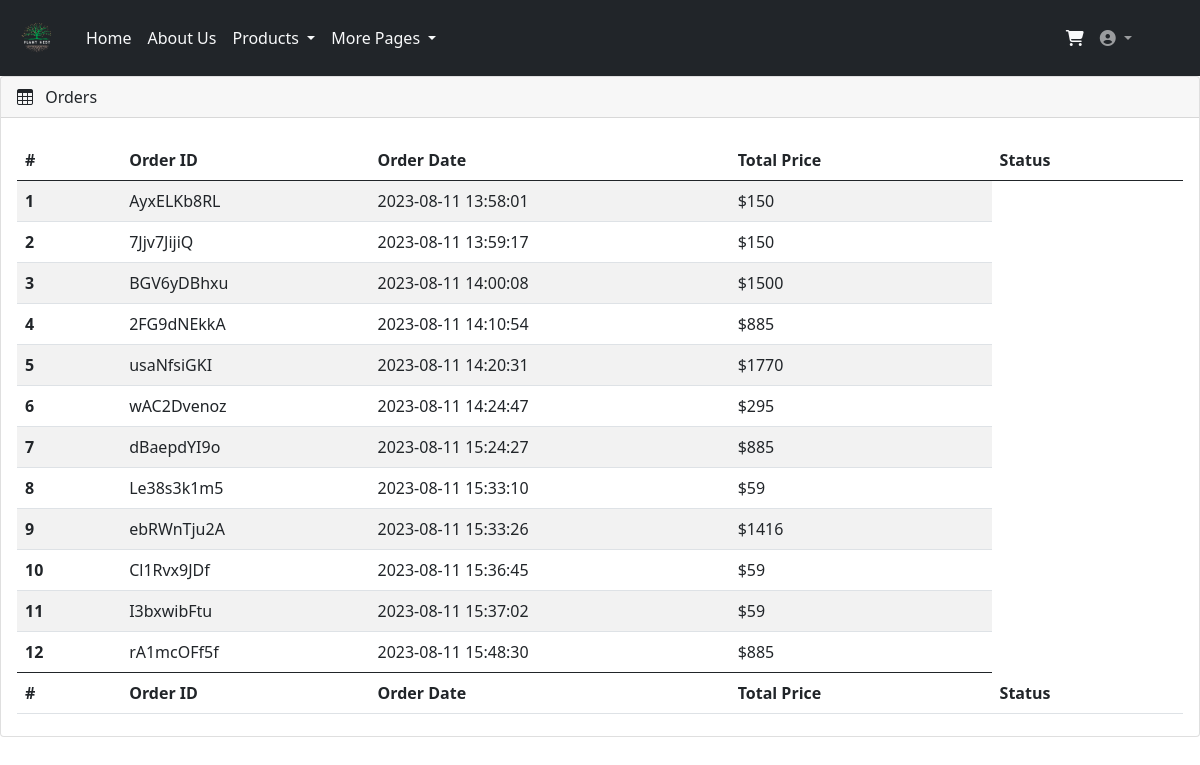
The page /user/orders/index.php (signed in) on the database its author committed.
### tables this page shows
CREATE TABLE IF NOT EXISTS `orders` (
  `order_id` int(11) NOT NULL AUTO_INCREMENT,
  `user_id` int(11) NOT NULL DEFAULT 0,
  `order_secret` varchar(50) NOT NULL DEFAULT '0',
  `OrderDate` timestamp NOT NULL DEFAULT current_timestamp(),
  `Total_Amount` int(11) NOT NULL DEFAULT 0,
  `Total_Price` int(11) NOT NULL DEFAULT 0,
  `Status` varchar(50) NOT NULL DEFAULT 'pending',
  PRIMARY KEY (`order_id`),
  KEY `USER` (`user_id`),
  KEY `Secret` (`order_secret`)
);

### config.php (called while the page is built)
<?php
    $config['URL'] = 'http://localhost/panel';
    $config['DB_URL'] = 'localhost:3306';
    $config['DB_USERNAME'] = 'root';
    $config['DB_PASSWORD'] = '';
    $config['DB_DATABASE'] = 'plants';
?>

### user/orders/index.php (the view, shortened to what this page needs)
<?php
    require ('../../config.php');
    $connection = mysqli_connect($config['DB_URL'],$config['DB_USERNAME'],$config['DB_PASSWORD'],$config['DB_DATABASE']);
?>
<!DOCTYPE html>
<html lang="en">
<head>
    <link href="https://cdn.jsdelivr.net/npm/bootstrap@5.0.2/dist/css/bootstrap.min.css" rel="stylesheet">
    <link
      rel="stylesheet"
      href="https://cdn.jsdelivr.net/npm/bootstrap-icons@1.4.1/font/bootstrap-icons.css"
    />
    <link rel="stylesheet" href="css/dataTables.bootstrap5.min.css" />
    <link href="https://cdn.jsdelivr.net/npm/bootstrap@5.0.2/dist/css/bootstrap.min.css" rel="stylesheet">
    <link href="https://cdnjs.cloudflare.com/ajax/libs/font-awesome/6.4.0/css/all.min.css" rel="stylesheet">
</head>
<body>
    <nav class="navbar navbar-expand-lg navbar-dark bg-dark">
        <div class="container-fluid">
            <a class="navbar-brand" href="#">
                <img src='<?php echo $config['URL']?>/assets/image/logos/logo7.png' alt="Site Logo" width="50">
            </a>
            <div class="collapse navbar-collapse" id="navbarNav">
                <ul class="navbar-nav me-auto">
                    <li class="nav-item">
                        <a class="nav-link text-light" href='<?php echo $config['URL']?>/'>Home</a>
                    </li>
                    <li class="nav-item">
                        <a class="nav-link text-light" href='<?php echo $config['URL']?>/about'>About Us</a>
                    </li>
                    <li class="nav-item dropdown">
                        <a class="nav-link dropdown-toggle text-light" href="#" id="navbarDarkDropdownMenuLink" role="button" data-bs-toggle="dropdown" aria-expanded="false">
                            Products
                        </a>
                    </li>
                    <li class="nav-item dropdown">
                        <a class="nav-link dropdown-toggle text-light" href="#" id="navbarDarkDropdownMenuLink" role="button" data-bs-toggle="dropdown" aria-expanded="false">
                            More Pages
                        </a>
                    </li>
                </ul>
                <?php
                if (isset($_SESSION['isLoggedin'])){
                ?>
                <ul class="navbar-nav">
                    <li class="nav-item">
                        <a class="nav-link text-light" href='<?php echo $config['URL']?>/cart/'>
                            <i class="fas fa-shopping-cart"></i>
                        </a>
                    </li>
                    <li class="nav-item dropdown text-light pe-5">
                        <a class="nav-link dropdown-toggle" href='<?php echo $config['URL']?>/cart/' id="profileDropdown" role="button" data-bs-toggle="dropdown" aria-expanded="false">
                            <i class="fas fa-user-circle"></i>
                        </a>
                    </li>
                </ul>
                <?php
                    }
                ?>
            </div>
        </div>
    </nav>
    <div class="row">
          <div class="col-md-12 mb-3">
            <div class="card">
              <div class="card-header">
                <span><i class="bi bi-table me-2"></i></span> Orders
              </div>
              <div class="card-body">
                <div class="table-responsive">
                  <table
                    id="example"
                    class="table table-striped data-table"
                    style="width: 100%"
                  >
                    <thead>
                      <tr>
                        <th>#</th>
                        <th>Order ID</th>
                        <th>Order Date</th>
                        <th>Total Price</th>
                        <th>Status</th>
                      </tr>
                    </thead>
                    <tbody>
                        <?php
                            $user_id = $_SESSION['user-id'];
                            $sql = "SELECT * FROM `orders` WHERE `user_id` = ' $user_id'";
                            $result = mysqli_query($connection,$sql);
                            $total  = mysqli_num_rows($result);
                            if ($total >= 1) {
                                $count = 1;
                                while ($row = mysqli_fetch_assoc($result)) {
                                    echo '<tr>
                                            <th scope="row">'.$count.'</th>
                                            <td>'.$row['order_secret'].'</td>
                                            <td>'.$row['OrderDate'].'</td>
                                            <td>$'.$row['Total_Price'].'</td>';
                                    echo '
                                        </tr>';
                                    $count += 1;
                                }
                            }
                        ?>
                    </tbody>
                    <tfoot>
                      <tr>
                        <th>#</th>
                        <th>Order ID</th>
                        <th>Order Date</th>
                        <th>Total Price</th>
                        <th>Status</th>
                      </tr>
                    </tfoot>
                  </table>
                </div>
              </div>
            </div>
          </div>
        </div>
</body>
</html>

### rows shown on the page
orders: order_secret "AyxELKb8RL", OrderDate "2023-08-11 13:58:01", Total_Price "150"
orders: order_secret "7Jjv7JijiQ", OrderDate "2023-08-11 13:59:17", Total_Price "150"
orders: order_secret "BGV6yDBhxu", OrderDate "2023-08-11 14:00:08", Total_Price "1500"
orders: order_secret "2FG9dNEkkA", OrderDate "2023-08-11 14:10:54", Total_Price "885"
orders: order_secret "usaNfsiGKI", OrderDate "2023-08-11 14:20:31", Total_Price "1770"
orders: order_secret "wAC2Dvenoz", OrderDate "2023-08-11 14:24:47", Total_Price "295"
orders: order_secret "dBaepdYI9o", OrderDate "2023-08-11 15:24:27", Total_Price "885"
orders: order_secret "Le38s3k1m5", OrderDate "2023-08-11 15:33:10", Total_Price "59"
orders: order_secret "ebRWnTju2A", OrderDate "2023-08-11 15:33:26", Total_Price "1416"
orders: order_secret "Cl1Rvx9JDf", OrderDate "2023-08-11 15:36:45", Total_Price "59"
orders: order_secret "I3bxwibFtu", OrderDate "2023-08-11 15:37:02", Total_Price "59"
orders: order_secret "rA1mcOFf5f", OrderDate "2023-08-11 15:48:30", Total_Price "885"
